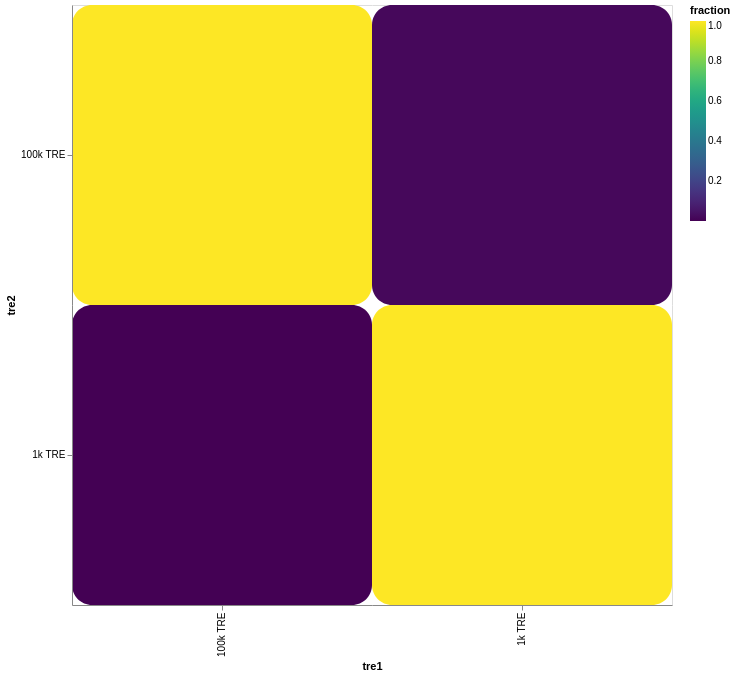

The notebook cell saved with this chart:
### Markdown cell above
You can get a heatmap of how many codes are in each combination of datasets as a heatmap with `.plot_count_heatmap`

### Code cell
codesets.plot_count_heatmap().properties(width=600, height=600)

### Figure 1 — Vega-Lite specification as saved in the notebook (floating-point values rounded to 4 significant figures)
{"config": {"view": {"continuousWidth": 300, "continuousHeight": 300}}, "data": {"name": "data-8ab38a705c9fbef373771596fa03ed09"}, "mark": {"type": "rect", "cornerRadius": 20}, "encoding": {"color": {"field": "fraction", "scale": {"scheme": "viridis"}, "type": "quantitative"}, "tooltip": {"field": "count", "type": "quantitative"}, "x": {"field": "tre1", "type": "nominal"}, "y": {"field": "tre2", "type": "nominal"}}, "height": 600, "width": 600, "$schema": "https://vega.github.io/schema/vega-lite/v6.1.0.json", "datasets": {"data-8ab38a705c9fbef373771596fa03ed09": [{"tre1": "1k TRE", "tre2": "1k TRE", "count": 368, "fraction": 1.0}, {"tre1": "1k TRE", "tre2": "100k TRE", "count": 7, "fraction": 0.01902}, {"tre1": "100k TRE", "tre2": "1k TRE", "count": 7, "fraction": 0.0007872}, {"tre1": "100k TRE", "tre2": "100k TRE", "count": 8892, "fraction": 1.0}]}}
